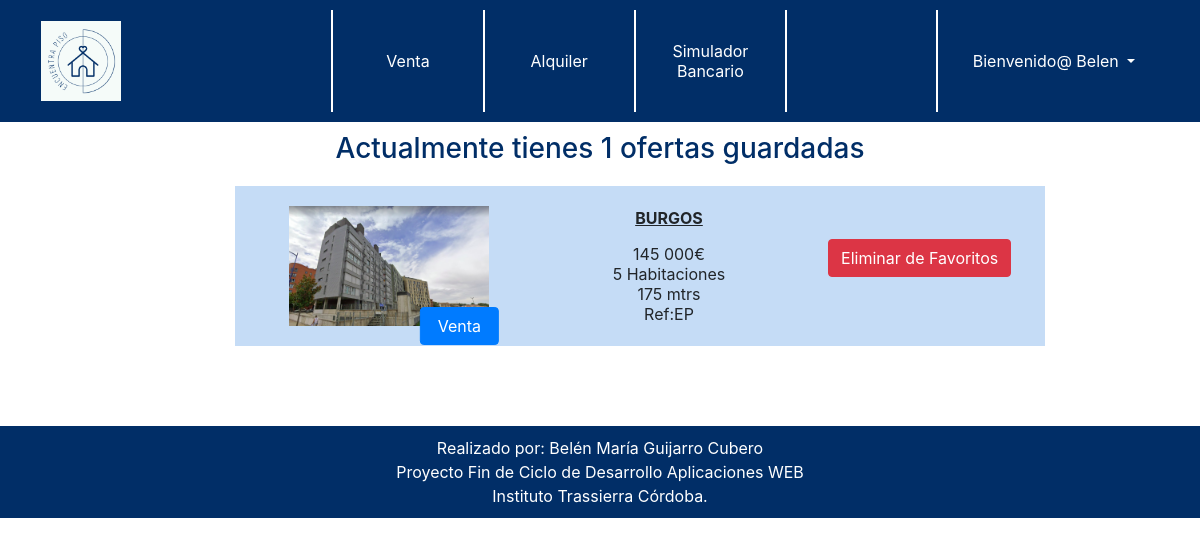
Before: /favoritos/3/ (signed in) with the older database file.
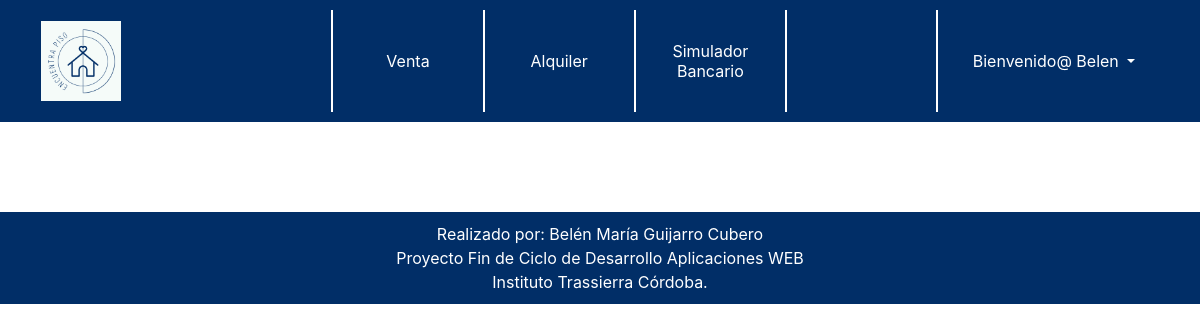
After: the same page with the newer database file.
### applications/inmuebles/models.py (models this page shows, shortened)
class Favoritos(models.Model):
	oferta=models.ForeignKey("operaciones.Oferta",on_delete=models.CASCADE)
	usuario=models.ForeignKey("administracion.Cliente",on_delete=models.CASCADE)

class Inmueble(models.Model):
	PROVINCE_CHOICES =(
		('01', 'Alaba'), ('02', 'Albacete'), ('03', 'Alicante'),
		('04', 'Almería'), ('05', 'Ávila'), ('06', 'Badajoz'),
		('07', 'Islas Baleares'), ('08', 'Barcelona'), ('09', 'Burgos'),
		('10', 'Cáceres'), ('11', 'Cádiz'), ('12', 'Castellón'),
		('13', 'Ciudad Real'), ('14', 'Córdoba'), ('15', 'A Coruña'),
		('16', 'Cuenca'), ('17', 'Girona'), ('18', 'Granada'),
		('19', 'Guadalajara'), ('20', 'Guipúzcoa'), ('21', 'Huelva'),
		('22', 'Huesca'), ('23', 'Jaén'), ('24', 'León'),
		('25', 'Lleida'), ('26', 'La Rioja'), ('27', 'Lugo'),
		('28', 'Madrid'), ('29', 'Málaga'), ('30', 'Murcia'),
		('31', 'Navarra'), ('32', 'Ourense'), ('33', 'Asturias'),
		('34', 'Palencia'), ('35', 'Las Palmas'), ('36', 'Pontevedra'),
		('37', 'Salamanca'), ('38', 'Santa Cruz de Tenerife'), ('39', 'Cantabria'),
		('40', 'Segovia'), ('41', 'Sevilla'), ('42', 'Soria'),
		('43', 'Tarragona'), ('44', 'Teruel'), ('45', 'Toledo'),
		('46', 'Valencia'), ('47', 'Valladolid'), ('48', 'Vizcaya'),
		('49', 'Zamora'), ('50', 'Zaragoza'), ('51', 'Ceuta'), ('52', 'Melilla')
		)
	HABITACIONES_CHOICES=(
        ('0', 'Loft'),
        ('1', '1 Habitacion'),
        ('2', '2 Habitaciones'),
        ('3', '3 Habitaciones'),
        ('4', '4 Habitaciones'),
        ('5', '5 Habitaciones'),
        ('6', 'Más de 5'),
        )
	ORIENTACION_CHOICES=(
	 	('1', '(N) Norte'),
        ('2', '(NO) Noreste'),
        ('3', '(E) Este'),
        ('4', '(SE) Sureste'),
        ('5', '(S) Sur'),
        ('6', '(SO) Suroeste'),
        ('7', '(O) Oeste'),
        ('8', '(NO) Noroeste'),
	 	)
	propietario= models.ForeignKey("administracion.Propietario", verbose_name="propietario",on_delete=models.CASCADE )
	direccion= models.CharField('Direccion', max_length=200)
	localizacion= models.CharField('Localización', max_length=2, choices=PROVINCE_CHOICES)
	codigo_postal= models.IntegerField('CP',)
	metros=models.IntegerField('Metros',)
	habitacion=models.CharField('Habitación', max_length=1, choices=HABITACIONES_CHOICES)
	planta=models.IntegerField('Planta',)
	wc=models.IntegerField('Baños',)
	orientacion=models.CharField('Orientación', max_length=1, choices=ORIENTACION_CHOICES)
	construccion=models.IntegerField('Año Construcción',)
	comunidad=models.DecimalField('Precio Comunidad', max_digits=6, decimal_places=2)
	ascensor=models.BooleanField('Ascensor', default=False)
	terraza=models.BooleanField('Terraza', default=False)
	patio=models.BooleanField('Patio', default=False)
	observacion= models.CharField('Observacion', max_length=1024)
	imagenPrincipal= models.ImageField("ImagenPrincipal",upload_to="imagenes/")
	imagen1=models.ImageField("imagen1",upload_to="imagenes/",default="imagenes/pordefecto.png",blank=True, null=True)
	imagen2=models.ImageField("imagen2",upload_to="imagenes/",default="imagenes/pordefecto.png",blank=True, null=True)
	imagen3=models.ImageField("imagen3",upload_to="imagenes/",default="imagenes/pordefecto.png",blank=True, null=True)
	imagen4=models.ImageField("imagen4",upload_to="imagenes/",default="imagenes/pordefecto.png",blank=True, null=True)
	activo=models.BooleanField('Activo', default=True)
	created_at = models.DateTimeField(auto_now_add=True, null=True)
	updated_at = models.DateTimeField(auto_now_add=True, null=True)

### applications/operaciones/models.py (models this page shows, shortened)
class Oferta(models.Model):
	inmueble= models.ForeignKey("inmuebles.Inmueble", verbose_name=("Inmueble"),on_delete=models.CASCADE)
	vendedor=models.ForeignKey("administracion.Trabajador", verbose_name=("trabajador"),on_delete=models.SET_NULL, blank=True,null=True)
	precio=models.DecimalField('Precio', max_digits=13, decimal_places=6)
	descuento=models.DecimalField('Descuento', max_digits=5, decimal_places=2, default=0)
	tipo=models.CharField("tipo",max_length=1)
	activa=models.BooleanField('Activo', default=True)
	updated_at = models.DateTimeField(auto_now_add=True, null=True)
	created_at = models.DateTimeField(auto_now_add=True, null=True)

### applications/operaciones/views.py (the view, shortened to what this page needs)
# urls.py: path('favoritos/<int:id>/',views.Megusta.as_view(),name="Favoritos"),
class Megusta(View):
    def get(self, request, id):
        clientes=Cliente.objects.all()
        trabajadores=Trabajador.objects.all()
        user=User.objects.get(id=id)
        cliente=Cliente.objects.get(usuario=user)
        favoritos=Favoritos.objects.filter(usuario=cliente)
        contador=len(favoritos)
        return render(request,"favoritos.html", {"favoritos":favoritos,"contador":contador,"clientes":clientes,"trabajadores":trabajadores})

### templates/favoritos.html (shortened to what this page needs)
{% extends "base.html" %}
{% load static %}
{% load humanize %}
{% block head %}
{% include 'cabecera.html' %}
{% endblock head %}
{% block content %}
<center>
<h3>
{%if contador %}
Actualmente tienes {{contador}} ofertas guardadas
{%endif%}
</h3>
</center>
<ul>
	{% for f in favoritos %}
	<ol style="margin:20px">
		<table style="margin:auto;"width="75%">
			<tr style="padding:10px">
				<td width="20%" align="center" style="background-color:#c5dcf6; padding:20px 10px; margin:10px 10px">
					<div id="foto">
    					<a href="{% url 'app_inmuebles:Info' f.oferta.id %}"class="text-decoration-none">
    						<img src={{f.oferta.inmueble.imagenPrincipal.url}} width="200px">
    					{% if f.oferta.tipo == "1" %}
    							<button class="btn btn-primary">Alquiler</button>
    					{% else %}
    							<button class="btn btn-primary">&nbsp;Venta&nbsp;</button>
    					{% endif %}
          				</a>
        			</div>
        		</td>
        		<td width="20%" align="center" style="background-color:#c5dcf6; padding:10px 10px">
        			<div>
          				<p stytle="font-weight:bold;padding-button:15px"><u><b>{{f.oferta.inmueble.get_localizacion_display|upper}}</b></u></p>
          				{{f.oferta.precio|floatformat:0|intcomma }}€<br/>
          				{{f.oferta.inmueble.get_habitacion_display}}<br/>
          				{{f.oferta.inmueble.metros}} mtrs<br/>
          				Ref:EP{{o.id}}
       				</div>
				</td>
				<td width="20%" align="center" style="background-color:#c5dcf6; padding:10px 10px">
					 <form action="" method="post">
							<button type="submit" id="favorito"class="btn btn-danger" >Eliminar de Favoritos </button>
					</form>
				</td>
        	</tr>
   		</table>
	</ol>
	{% endfor %}
</ul>
{% endblock content %}

Changed rows visible on the page:
removed Favoritos: oferta.inmueble.imagenPrincipal (picture), shows "Venta", oferta.inmueble.localizacion "BURGOS", oferta.precio "145 000", oferta.inmueble.habitacion "5 Habitaciones", oferta.inmueble.metros "175"
Other visible differences:
{{ contador }}: "1" → (not shown)
text no longer shown: "Actualmente tienes ofertas guardadas"
